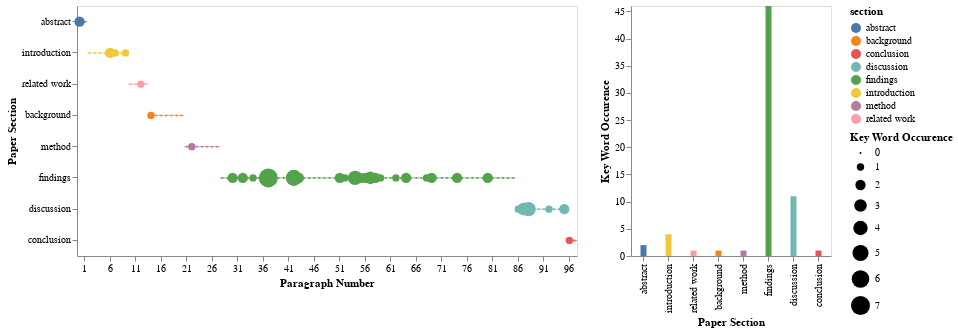

The cell this chart's notebook holds for it:
### Code cell
create_staggered_bead(sample_data) | create_bar_chart(sample_data)

### Figure 1 — Vega-Lite specification as saved in the notebook (floating-point values rounded to 4 significant figures)
{"config": {"view": {"continuousWidth": 400, "continuousHeight": 300}}, "hconcat": [{"layer": [{"mark": {"type": "circle", "opacity": 1}, "encoding": {"color": {"field": "section", "type": "nominal"}, "size": {"field": "occurence", "title": "Key Word Occurence", "type": "quantitative"}, "tooltip": [{"field": "section", "type": "nominal"}, {"field": "section_paragraph", "type": "quantitative"}, {"field": "occurence", "type": "quantitative"}], "x": {"axis": {"grid": false, "labelAngle": 0, "values": [1, 6, 11, 16, 21, 26, 31, 36, 41, 46, 51, 56, 61, 66, 71, 76, 81, 86, 91, 96]}, "field": "num_paragraph", "title": "Paragraph Number", "type": "ordinal"}, "y": {"field": "section", "sort": ["abstract", "introduction", "related work", "background", "method", "findings", "discussion", "conclusion"], "type": "nominal"}}, "height": 250, "width": 500}, {"mark": {"type": "tick", "orient": "horizontal"}, "encoding": {"color": {"field": "section", "type": "nominal"}, "x": {"axis": {"grid": false, "labelAngle": 0, "values": [1, 6, 11, 16, 21, 26, 31, 36, 41, 46, 51, 56, 61, 66, 71, 76, 81, 86, 91, 96]}, "field": "num_paragraph", "title": "Paragraph Number", "type": "ordinal"}, "y": {"field": "section", "sort": ["abstract", "introduction", "related work", "background", "method", "findings", "discussion", "conclusion"], "title": "Paper Section", "type": "nominal"}}, "height": 250, "width": 500}]}, {"mark": {"type": "bar", "width": 6}, "encoding": {"color": {"field": "section", "type": "nominal"}, "tooltip": [{"field": "section", "type": "nominal"}, {"field": "sum_occ", "type": "quantitative"}], "x": {"axis": {"grid": false}, "field": "section", "sort": ["abstract", "introduction", "related work", "background", "method", "findings", "discussion", "conclusion"], "title": "Paper Section", "type": "ordinal"}, "y": {"axis": {"grid": false}, "field": "sum_occ", "scale": {"domainMin": 0}, "title": "Key Word Occurence", "type": "quantitative"}}, "height": 250, "transform": [{"aggregate": [{"op": "sum", "field": "occurence", "as": "sum_occ"}], "groupby": ["section"]}], "width": 200}], "data": {"name": "data-b4ae641c0ac1e60f3cc8580635ae6e52"}, "$schema": "https://vega.github.io/schema/vega-lite/v4.17.0.json", "datasets": {"data-b4ae641c0ac1e60f3cc8580635ae6e52": [{"num_paragraph": 0, "section": "abstract", "section_paragraph": 0, "occurence": 2}, {"num_paragraph": 1, "section": "abstract", "section_paragraph": 1, "occurence": 0}, {"num_paragraph": 2, "section": "introduction", "section_paragraph": 0, "occurence": 0}, {"num_paragraph": 3, "section": "introduction", "section_paragraph": 1, "occurence": 0}, {"num_paragraph": 4, "section": "introduction", "section_paragraph": 2, "occurence": 0}, {"num_paragraph": 5, "section": "introduction", "section_paragraph": 3, "occurence": 0}, {"num_paragraph": 6, "section": "introduction", "section_paragraph": 4, "occurence": 2}, {"num_paragraph": 7, "section": "introduction", "section_paragraph": 5, "occurence": 1}, {"num_paragraph": 8, "section": "introduction", "section_paragraph": 6, "occurence": 0}, {"num_paragraph": 9, "section": "introduction", "section_paragraph": 7, "occurence": 1}, {"num_paragraph": 10, "section": "related work", "section_paragraph": 0, "occurence": 0}, {"num_paragraph": 11, "section": "related work", "section_paragraph": 1, "occurence": 0}, {"num_paragraph": 12, "section": "related work", "section_paragraph": 2, "occurence": 1}, {"num_paragraph": 13, "section": "related work", "section_paragraph": 3, "occurence": 0}, {"num_paragraph": 14, "section": "background", "section_paragraph": 0, "occurence": 1}, {"num_paragraph": 15, "section": "background", "section_paragraph": 1, "occurence": 0}, {"num_paragraph": 16, "section": "background", "section_paragraph": 2, "occurence": 0}, {"num_paragraph": 17, "section": "background", "section_paragraph": 3, "occurence": 0}, {"num_paragraph": 18, "section": "background", "section_paragraph": 4, "occurence": 0}, {"num_paragraph": 19, "section": "background", "section_paragraph": 5, "occurence": 0}, {"num_paragraph": 20, "section": "background", "section_paragraph": 6, "occurence": 0}, {"num_paragraph": 21, "section": "method", "section_paragraph": 0, "occurence": 0}, {"num_paragraph": 22, "section": "method", "section_paragraph": 1, "occurence": 1}, {"num_paragraph": 23, "section": "method", "section_paragraph": 2, "occurence": 0}, {"num_paragraph": 24, "section": "method", "section_paragraph": 3, "occurence": 0}, {"num_paragraph": 25, "section": "method", "section_paragraph": 4, "occurence": 0}, {"num_paragraph": 26, "section": "method", "section_paragraph": 5, "occurence": 0}, {"num_paragraph": 27, "section": "method", "section_paragraph": 6, "occurence": 0}, {"num_paragraph": 28, "section": "findings", "section_paragraph": 0, "occurence": 0}, {"num_paragraph": 29, "section": "findings", "section_paragraph": 1, "occurence": 0}, {"num_paragraph": 30, "section": "findings", "section_paragraph": 2, "occurence": 2}, {"num_paragraph": 31, "section": "findings", "section_paragraph": 3, "occurence": 0}, {"num_paragraph": 32, "section": "findings", "section_paragraph": 4, "occurence": 2}, {"num_paragraph": 33, "section": "findings", "section_paragraph": 5, "occurence": 0}, {"num_paragraph": 34, "section": "findings", "section_paragraph": 6, "occurence": 1}, {"num_paragraph": 35, "section": "findings", "section_paragraph": 7, "occurence": 0}, {"num_paragraph": 36, "section": "findings", "section_paragraph": 8, "occurence": 0}, {"num_paragraph": 37, "section": "findings", "section_paragraph": 9, "occurence": 7}, {"num_paragraph": 38, "section": "findings", "section_paragraph": 10, "occurence": 0}, {"num_paragraph": 39, "section": "findings", "section_paragraph": 11, "occurence": 0}, {"num_paragraph": 40, "section": "findings", "section_paragraph": 12, "occurence": 0}, {"num_paragraph": 41, "section": "findings", "section_paragraph": 13, "occurence": 0}, {"num_paragraph": 42, "section": "findings", "section_paragraph": 14, "occurence": 5}, {"num_paragraph": 43, "section": "findings", "section_paragraph": 15, "occurence": 2}, {"num_paragraph": 44, "section": "findings", "section_paragraph": 16, "occurence": 0}, {"num_paragraph": 45, "section": "findings", "section_paragraph": 17, "occurence": 0}, {"num_paragraph": 46, "section": "findings", "section_paragraph": 18, "occurence": 0}, {"num_paragraph": 47, "section": "findings", "section_paragraph": 19, "occurence": 0}, {"num_paragraph": 48, "section": "findings", "section_paragraph": 20, "occurence": 0}, {"num_paragraph": 49, "section": "findings", "section_paragraph": 21, "occurence": 0}, {"num_paragraph": 50, "section": "findings", "section_paragraph": 22, "occurence": 0}, {"num_paragraph": 51, "section": "findings", "section_paragraph": 23, "occurence": 2}, {"num_paragraph": 52, "section": "findings", "section_paragraph": 24, "occurence": 1}, {"num_paragraph": 53, "section": "findings", "section_paragraph": 25, "occurence": 0}, {"num_paragraph": 54, "section": "findings", "section_paragraph": 26, "occurence": 4}, {"num_paragraph": 55, "section": "findings", "section_paragraph": 27, "occurence": 2}, {"num_paragraph": 56, "section": "findings", "section_paragraph": 28, "occurence": 2}, {"num_paragraph": 57, "section": "findings", "section_paragraph": 29, "occurence": 3}, {"num_paragraph": 58, "section": "findings", "section_paragraph": 30, "occurence": 2}, {"num_paragraph": 59, "section": "findings", "section_paragraph": 31, "occurence": 1}, {"num_paragraph": 60, "section": "findings", "section_paragraph": 32, "occurence": 0}, {"num_paragraph": 61, "section": "findings", "section_paragraph": 33, "occurence": 0}, {"num_paragraph": 62, "section": "findings", "section_paragraph": 34, "occurence": 1}, {"num_paragraph": 63, "section": "findings", "section_paragraph": 35, "occurence": 0}, {"num_paragraph": 64, "section": "findings", "section_paragraph": 36, "occurence": 2}, {"num_paragraph": 65, "section": "findings", "section_paragraph": 37, "occurence": 0}, {"num_paragraph": 66, "section": "findings", "section_paragraph": 38, "occurence": 0}, {"num_paragraph": 67, "section": "findings", "section_paragraph": 39, "occurence": 0}, {"num_paragraph": 68, "section": "findings", "section_paragraph": 40, "occurence": 1}, {"num_paragraph": 69, "section": "findings", "section_paragraph": 41, "occurence": 2}, {"num_paragraph": 70, "section": "findings", "section_paragraph": 42, "occurence": 0}, {"num_paragraph": 71, "section": "findings", "section_paragraph": 43, "occurence": 0}, {"num_paragraph": 72, "section": "findings", "section_paragraph": 44, "occurence": 0}, {"num_paragraph": 73, "section": "findings", "section_paragraph": 45, "occurence": 0}, {"num_paragraph": 74, "section": "findings", "section_paragraph": 46, "occurence": 2}, {"num_paragraph": 75, "section": "findings", "section_paragraph": 47, "occurence": 0}, {"num_paragraph": 76, "section": "findings", "section_paragraph": 48, "occurence": 0}, {"num_paragraph": 77, "section": "findings", "section_paragraph": 49, "occurence": 0}, {"num_paragraph": 78, "section": "findings", "section_paragraph": 50, "occurence": 0}, {"num_paragraph": 79, "section": "findings", "section_paragraph": 51, "occurence": 0}, {"num_paragraph": 80, "section": "findings", "section_paragraph": 52, "occurence": 2}, {"num_paragraph": 81, "section": "findings", "section_paragraph": 53, "occurence": 0}, {"num_paragraph": 82, "section": "findings", "section_paragraph": 54, "occurence": 0}, {"num_paragraph": 83, "section": "findings", "section_paragraph": 55, "occurence": 0}, {"num_paragraph": 84, "section": "findings", "section_paragraph": 56, "occurence": 0}, {"num_paragraph": 85, "section": "findings", "section_paragraph": 57, "occurence": 0}, {"num_paragraph": 86, "section": "discussion", "section_paragraph": 0, "occurence": 1}, {"num_paragraph": 87, "section": "discussion", "section_paragraph": 1, "occurence": 3}, {"num_paragraph": 88, "section": "discussion", "section_paragraph": 2, "occurence": 4}, {"num_paragraph": 89, "section": "discussion", "section_paragraph": 3, "occurence": 0}, {"num_paragraph": 90, "section": "discussion", "section_paragraph": 4, "occurence": 0}, {"num_paragraph": 91, "section": "discussion", "section_paragraph": 5, "occurence": 0}, {"num_paragraph": 92, "section": "discussion", "section_paragraph": 6, "occurence": 1}, {"num_paragraph": 93, "section": "discussion", "section_paragraph": 7, "occurence": 0}, {"num_paragraph": 94, "section": "discussion", "section_paragraph": 8, "occurence": 0}, {"num_paragraph": 95, "section": "discussion", "section_paragraph": 9, "occurence": 2}, {"num_paragraph": 96, "section": "conclusion", "section_paragraph": 0, "occurence": 1}, {"num_paragraph": 97, "section": "conclusion", "section_paragraph": 1, "occurence": 0}]}}
